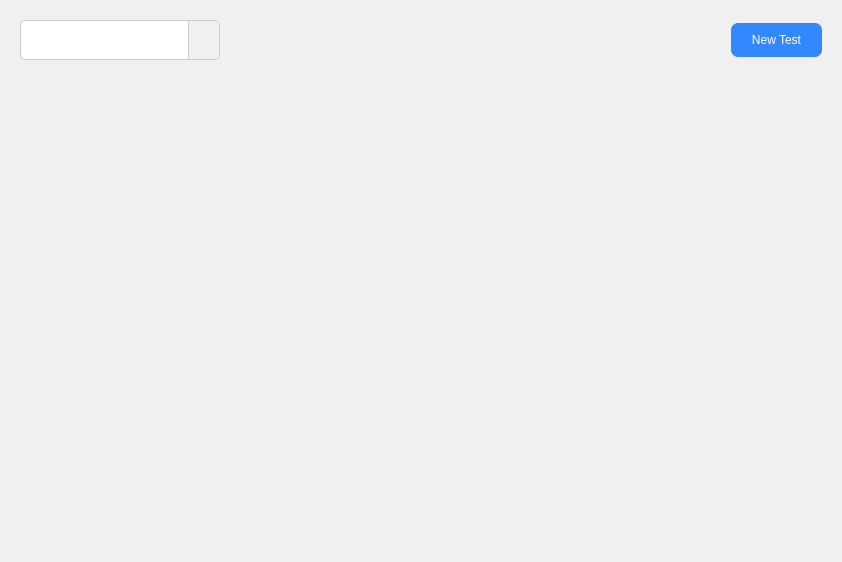
<?xml version="1.0" encoding="UTF-8"?>
<ui version="4.0">
 <class>tests_page</class>
 <widget class="QWidget" name="tests_page">
  <property name="geometry">
   <rect>
    <x>0</x>
    <y>0</y>
    <width>842</width>
    <height>562</height>
   </rect>
  </property>
  <property name="windowTitle">
   <string>Tests Dashboard</string>
  </property>
  <property name="styleSheet">
   <string notr="true">background-color: rgb(240, 240, 240);</string>
  </property>
  <layout class="QVBoxLayout" name="verticalLayout">
   <item>
    <widget class="QWidget" name="header_widget" native="true">
     <property name="sizePolicy">
      <sizepolicy hsizetype="Preferred" vsizetype="Fixed">
       <horstretch>0</horstretch>
       <verstretch>0</verstretch>
      </sizepolicy>
     </property>
     <property name="styleSheet">
      <string notr="true">background-color: transparent</string>
     </property>
     <layout class="QHBoxLayout" name="horizontalLayout_2">
      <item>
       <widget class="QComboBox" name="dropdown_classes">
        <property name="enabled">
         <bool>true</bool>
        </property>
        <property name="sizePolicy">
         <sizepolicy hsizetype="Fixed" vsizetype="Fixed">
          <horstretch>0</horstretch>
          <verstretch>0</verstretch>
         </sizepolicy>
        </property>
        <property name="minimumSize">
         <size>
          <width>200</width>
          <height>40</height>
         </size>
        </property>
        <property name="styleSheet">
         <string notr="true">QComboBox {
    background-color: white;
    border: 1px solid #ccc;
    border-radius: 5px;
    padding: 5px 10px;
    font-size: 14px;
    color: #333;
}
QComboBox::down-arrow {
    image: url(icons/arrow_down.png); 
    width: 12px;
    height: 12px;
}
QComboBox::drop-down {
    subcontrol-origin: padding;
    subcontrol-position: top right;
    width: 30px;
    border-left-width: 1px;
    border-left-color: #ccc;
    border-left-style: solid; 
    border-top-right-radius: 5px;
    border-bottom-right-radius: 5px;
    background: #f0f0f0; 
}
QComboBox QAbstractItemView {
    background-color: white;
    border: 1px solid #ccc;
    selection-color: #159079;
    outline: 0;
    color: rgb(0, 0, 0);
}</string>
        </property>
       </widget>
      </item>
      <item>
       <spacer name="horizontalSpacer">
        <property name="orientation">
         <enum>Qt::Orientation::Horizontal</enum>
        </property>
        <property name="sizeHint" stdset="0">
         <size>
          <width>40</width>
          <height>20</height>
         </size>
        </property>
       </spacer>
      </item>
      <item>
       <widget class="QPushButton" name="btn_new_test">
        <property name="cursor">
         <cursorShape>PointingHandCursor</cursorShape>
        </property>
        <property name="styleSheet">
         <string notr="true">color: #fff;
background : #3388FF;
border: none;
padding: 10px 20px;
font: 600 14px &quot;Segoe UI&quot;;
border-radius: 7px</string>
        </property>
        <property name="text">
         <string>New Test</string>
        </property>
        <property name="icon">
         <iconset>
          <normaloff>icons/add.png</normaloff>icons/add.png</iconset>
        </property>
       </widget>
      </item>
     </layout>
    </widget>
   </item>
   <item>
    <widget class="QStackedWidget" name="content_stack">
     <property name="styleSheet">
      <string notr="true">background-color: transparent</string>
     </property>
     <property name="currentIndex">
      <number>1</number>
     </property>
     <widget class="QWidget" name="page_no_test">
      <layout class="QVBoxLayout" name="verticalLayout_empty">
       <item>
        <widget class="QLabel" name="label_no_test">
         <property name="styleSheet">
          <string notr="true">font: 15pt &quot;Segoe UI&quot;; color: rgb(100, 100, 100);</string>
         </property>
         <property name="text">
          <string>No Tests Created Yet!</string>
         </property>
         <property name="alignment">
          <set>Qt::AlignmentFlag::AlignCenter</set>
         </property>
        </widget>
       </item>
      </layout>
     </widget>
     <widget class="QWidget" name="page_list">
      <layout class="QVBoxLayout" name="verticalLayout_list">
       <property name="leftMargin">
        <number>0</number>
       </property>
       <property name="topMargin">
        <number>0</number>
       </property>
       <property name="rightMargin">
        <number>0</number>
       </property>
       <property name="bottomMargin">
        <number>0</number>
       </property>
       <item>
        <widget class="QScrollArea" name="test_list_container">
         <property name="frameShape">
          <enum>QFrame::Shape::NoFrame</enum>
         </property>
         <property name="widgetResizable">
          <bool>true</bool>
         </property>
         <widget class="QWidget" name="scrollAreaWidgetContents">
          <property name="geometry">
           <rect>
            <x>0</x>
            <y>0</y>
            <width>824</width>
            <height>480</height>
           </rect>
          </property>
          <layout class="QVBoxLayout" name="testsLayout">
           <item>
            <spacer name="verticalSpacer">
             <property name="orientation">
              <enum>Qt::Orientation::Vertical</enum>
             </property>
             <property name="sizeHint" stdset="0">
              <size>
               <width>20</width>
               <height>40</height>
              </size>
             </property>
            </spacer>
           </item>
          </layout>
         </widget>
        </widget>
       </item>
      </layout>
     </widget>
    </widget>
   </item>
  </layout>
 </widget>
 <resources/>
 <connections/>
</ui>
